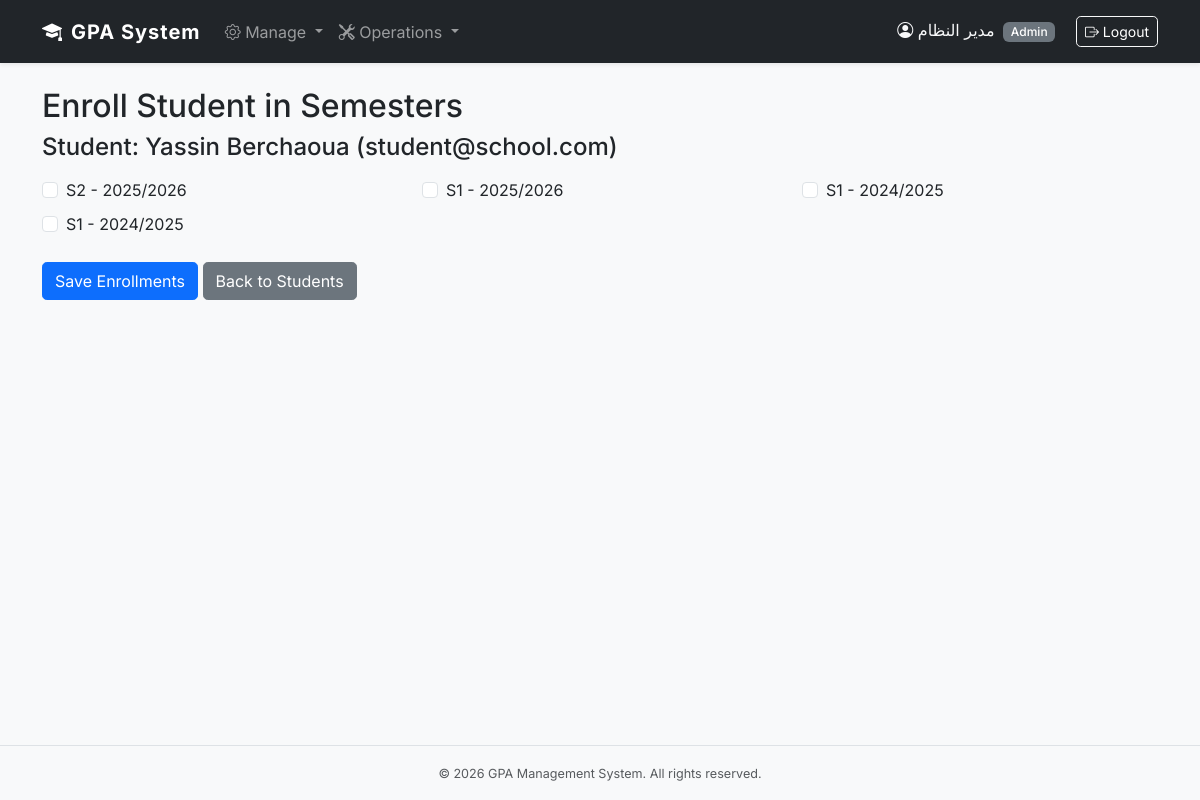
Screenshot of /gpa_system/index.php?page=admin.enroll&student_id=16 (signed in) with the database file from the repository.
### tables this page shows
CREATE TABLE `users` (
  `id` int(11) NOT NULL,
  `name` varchar(100) NOT NULL,
  `email` varchar(150) NOT NULL,
  `password` varchar(255) NOT NULL,
  `role` enum('admin','professor','student') NOT NULL,
  `created_at` timestamp NOT NULL DEFAULT current_timestamp()
);

CREATE TABLE `semesters` (
  `id` int(11) NOT NULL,
  `label` varchar(20) NOT NULL,
  `academic_year` varchar(20) NOT NULL,
  `is_active` tinyint(1) DEFAULT 0,
  `created_at` timestamp NOT NULL DEFAULT current_timestamp()
);

### gpa_system/models/User.php (called while the page is built, shortened)
<?php
class User
{
    private static function db()
    {
        static $pdo = null;
        if ($pdo === null) {
            $host = 'localhost';
            $dbname = 'gpa_system';
            $user = 'root';
            $pass = '';
            $dsn = "mysql:host=$host;dbname=$dbname;charset=utf8mb4";
            $pdo = new PDO($dsn, $user, $pass, [
                PDO::ATTR_ERRMODE => PDO::ERRMODE_EXCEPTION,
                PDO::ATTR_DEFAULT_FETCH_MODE => PDO::FETCH_ASSOC,
                PDO::ATTR_EMULATE_PREPARES => false
            ]);
        }
        return $pdo;
    }
    public static function getById($id)
    {
        $stmt = self::db()->prepare("SELECT * FROM users WHERE id = ?");
        $stmt->execute([$id]);
        return $stmt->fetch();
    }
}

### gpa_system/models/Semester.php (called while the page is built, shortened)
<?php
class Semester {
    public static function all() {
        $db = getDB();
        return $db->query("SELECT * FROM semesters ORDER BY academic_year DESC, id DESC")->fetchAll();
    }
}

### gpa_system/models/Enrollment.php (called while the page is built, shortened)
<?php
class Enrollment {
    public static function getSemesterIds($studentId) {
        $db = getDB();
        $stmt = $db->prepare("SELECT semester_id FROM enrollments WHERE student_id = ?");
        $stmt->execute([$studentId]);
        return $stmt->fetchAll(PDO::FETCH_COLUMN);
    }
}

### gpa_system/views/admin/enroll.php (the view, shortened to what this page needs)
<?php
include __DIR__ . '/../layouts/header.php';
?>
<h2>Enroll Student in Semesters</h2>
<?php if (isset($student)): ?>
    <h4>Student: <?= htmlspecialchars($student['name']) ?> (<?= htmlspecialchars($student['email']) ?>)</h4>
    <form method="post" action="index.php?page=admin.saveEnrollments">
        <div class="row mt-3">
            <?php foreach ($allSemesters as $sem): ?>
                <div class="col-md-4 mb-2">
                    <div class="form-check">
                        <input class="form-check-input" type="checkbox"
                               name="semester_ids[]"
                               value="<?= $sem['id'] ?>"
                               id="sem<?= $sem['id'] ?>"
                               <?= in_array($sem['id'], $enrolledIds) ? 'checked' : '' ?>>
                        <label class="form-check-label" for="sem<?= $sem['id'] ?>">
                            <?= htmlspecialchars($sem['label']) ?> - <?= htmlspecialchars($sem['academic_year']) ?>
                        </label>
                    </div>
                </div>
            <?php endforeach; ?>
        </div>
        <button type="submit" class="btn btn-primary mt-3">Save Enrollments</button>
        <a href="index.php?page=admin.students" class="btn btn-secondary mt-3">Back to Students</a>
    </form>
<?php else: ?>
    <div class="alert alert-danger">Student not found.</div>
<?php endif; ?>
<?php include __DIR__ . '/../layouts/footer.php'; ?>

### gpa_system/assets/css/style.css (style rules this page uses)
body { font-family: 'Inter', -apple-system, BlinkMacSystemFont, sans-serif; background-color: #f8f9fa; }
.btn { border-radius: 0.3rem; }

### rows the page displays
users: name "Yassin Berchaoua", email "student@school.com"
semesters: label "S2", academic_year "2025/2026"
semesters: label "S1", academic_year "2025/2026"
semesters: label "S1", academic_year "2024/2025"
semesters: label "S1", academic_year "2024/2025"

### other values shown
$userName "مدير النظام"
$currentRole "Admin"
